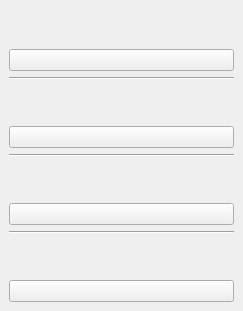
<?xml version="1.0" encoding="UTF-8"?>
<ui version="4.0">
 <class>MainWindow</class>
 <widget class="QMainWindow" name="MainWindow">
  <property name="geometry">
   <rect>
    <x>0</x>
    <y>0</y>
    <width>243</width>
    <height>307</height>
   </rect>
  </property>
  <property name="windowTitle">
   <string>ShanBox</string>
  </property>
  <widget class="QWidget" name="centralwidget">
   <layout class="QVBoxLayout" name="verticalLayout">
    <item>
     <widget class="QLabel" name="softdistlabel">
      <property name="font">
       <font>
        <italic>true</italic>
       </font>
      </property>
      <property name="text">
       <string/>
      </property>
      <property name="alignment">
       <set>Qt::AlignCenter</set>
      </property>
     </widget>
    </item>
    <item>
     <widget class="QLabel" name="softdistsize">
      <property name="font">
       <font>
        <weight>75</weight>
        <bold>true</bold>
       </font>
      </property>
      <property name="text">
       <string/>
      </property>
      <property name="alignment">
       <set>Qt::AlignCenter</set>
      </property>
     </widget>
    </item>
    <item>
     <widget class="QPushButton" name="softdistbutton">
      <property name="text">
       <string/>
      </property>
     </widget>
    </item>
    <item>
     <widget class="Line" name="line">
      <property name="orientation">
       <enum>Qt::Horizontal</enum>
      </property>
     </widget>
    </item>
    <item>
     <widget class="QLabel" name="softdistdownlabel">
      <property name="font">
       <font>
        <italic>true</italic>
       </font>
      </property>
      <property name="text">
       <string/>
      </property>
      <property name="alignment">
       <set>Qt::AlignCenter</set>
      </property>
     </widget>
    </item>
    <item>
     <widget class="QLabel" name="softdistdownsize">
      <property name="font">
       <font>
        <weight>75</weight>
        <bold>true</bold>
       </font>
      </property>
      <property name="text">
       <string/>
      </property>
      <property name="alignment">
       <set>Qt::AlignCenter</set>
      </property>
     </widget>
    </item>
    <item>
     <widget class="QPushButton" name="softdistdownbutton">
      <property name="text">
       <string/>
      </property>
     </widget>
    </item>
    <item>
     <widget class="Line" name="line_2">
      <property name="orientation">
       <enum>Qt::Horizontal</enum>
      </property>
     </widget>
    </item>
    <item>
     <widget class="QLabel" name="downloadlabel">
      <property name="font">
       <font>
        <italic>true</italic>
       </font>
      </property>
      <property name="text">
       <string/>
      </property>
      <property name="alignment">
       <set>Qt::AlignCenter</set>
      </property>
     </widget>
    </item>
    <item>
     <widget class="QLabel" name="downloadsize">
      <property name="font">
       <font>
        <weight>75</weight>
        <bold>true</bold>
       </font>
      </property>
      <property name="text">
       <string/>
      </property>
      <property name="alignment">
       <set>Qt::AlignCenter</set>
      </property>
     </widget>
    </item>
    <item>
     <widget class="QPushButton" name="downloadbutton">
      <property name="text">
       <string/>
      </property>
     </widget>
    </item>
    <item>
     <widget class="Line" name="line_3">
      <property name="orientation">
       <enum>Qt::Horizontal</enum>
      </property>
     </widget>
    </item>
    <item>
     <widget class="QLabel" name="documentslabel">
      <property name="font">
       <font>
        <italic>true</italic>
       </font>
      </property>
      <property name="text">
       <string/>
      </property>
      <property name="alignment">
       <set>Qt::AlignCenter</set>
      </property>
     </widget>
    </item>
    <item>
     <widget class="QLabel" name="documentssize">
      <property name="font">
       <font>
        <weight>75</weight>
        <bold>true</bold>
       </font>
      </property>
      <property name="text">
       <string/>
      </property>
      <property name="alignment">
       <set>Qt::AlignCenter</set>
      </property>
     </widget>
    </item>
    <item>
     <widget class="QPushButton" name="documentsbutton">
      <property name="text">
       <string/>
      </property>
     </widget>
    </item>
   </layout>
  </widget>
 </widget>
 <resources/>
 <connections/>
</ui>
